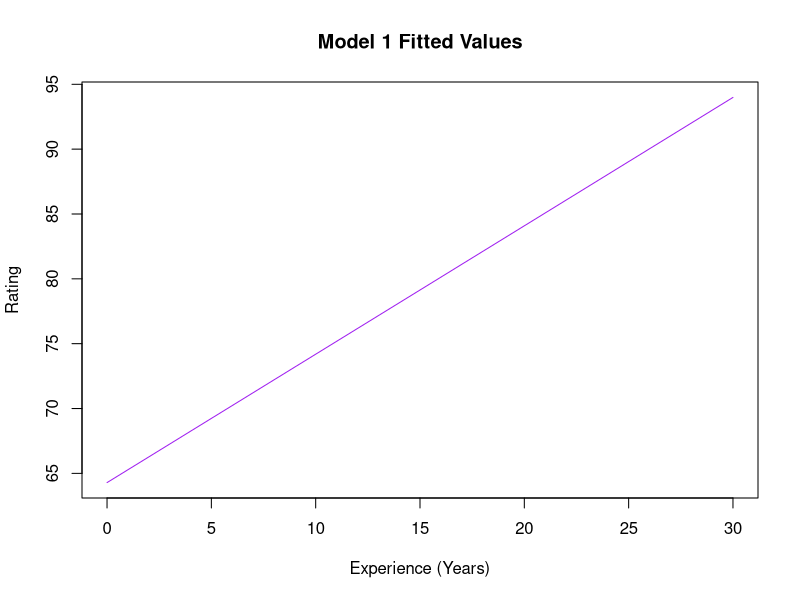
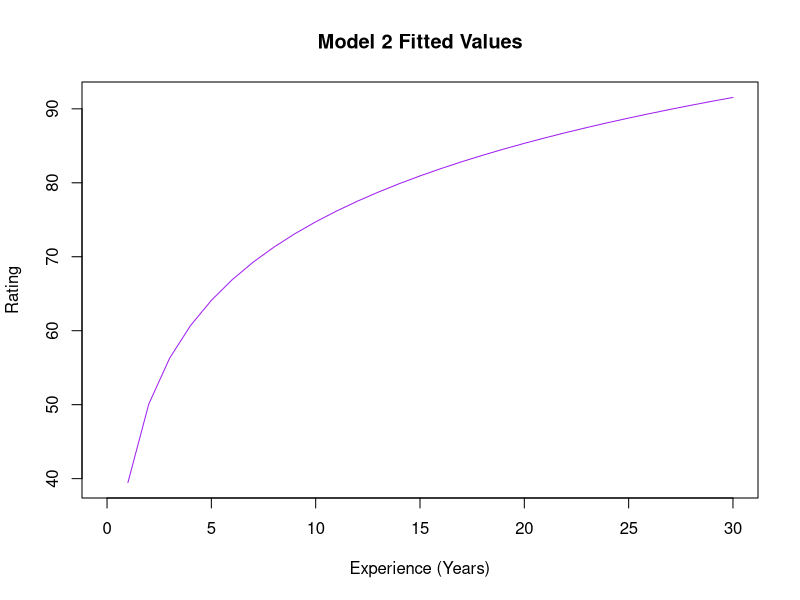

Source code (R) for these figures, in order:
#4.4 (a)
# Define experience years from 0 to 30
EXPER <- seq(0, 30, by = 1)

# Model 1 fitted values: RATING = 64.289 + 0.990 * EXPER
model_1 <- 64.289 + 0.990 * EXPER

# Plotting
plot(EXPER, model_1, type = "l", col = "purple", xlab = "Experience (Years)", ylab = "Rating", main = "Model 1 Fitted Values")

#4.4 (b)
# Model 2 fitted values: RATING = 39.464 + 15.312 * log(EXPER)
model_2 <- 39.464 + 15.312 * log(EXPER)

# Plotting
plot(EXPER, model_2, type = "l", col = "purple", xlab = "Experience (Years)", ylab = "Rating", main = "Model 2 Fitted Values")

#4.4 (c)
# Marginal effect for Model 1
marginal_effect_model_1 <- 0.990
marginal_effect_10_years_1 <- marginal_effect_model_1
marginal_effect_20_years_1 <- marginal_effect_model_1

#4.4 (d)
# Marginal effect for Model 2: d(RATING)/d(EXPER) = 15.312 / EXPER
marginal_effect_model_2_10 <- 15.312 / 10
marginal_effect_model_2_20 <- 15.312 / 20

